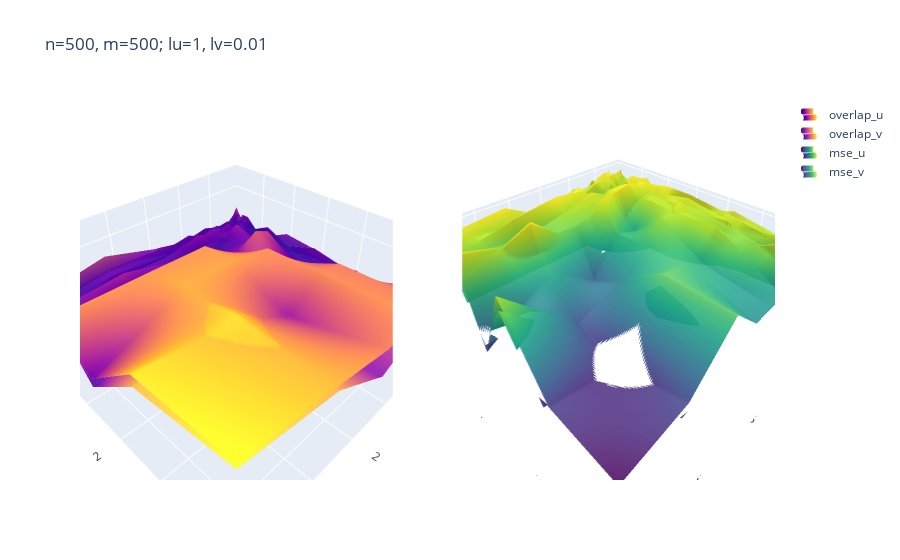

Write notebook code for a chart like this one.
### Code cell
# OVERLAP AND MSE RUN 2 _ U et V séparés!

from plotly.subplots import make_subplots

array_u_overlap, array_v_overlap=overlap_at_final_iteration_2.mean(axis=1).T

array_u_overlap=array_u_overlap.reshape(len(list_value_1),len(list_value_2))
array_v_overlap=array_v_overlap.reshape(len(list_value_1),len(list_value_2))
#array_v_overlap=array_v_overlap+0.1

array_u_mse, array_v_mse=mse_at_final_iteration_2.mean(axis=1).T

array_u_mse=array_u_mse.reshape(len(list_value_1),len(list_value_2))
array_v_mse=array_v_mse.reshape(len(list_value_1),len(list_value_2))
#array_v_mse=array_v_mse+0.1

fig = make_subplots(rows=1, cols=2, specs=[[{'type': 'surface'}, {'type': 'surface'}]])
fig.add_trace(go.Surface(z=array_u_overlap, x=list_value_2, y=list_value_1,
                         name="overlap_u", showscale=False),
             row=1, col=1)
fig.add_trace(go.Surface(z=array_v_overlap, x=list_value_2, y=list_value_1,
                         name="overlap_v", showscale=False, opacity=0.9),
             row=1, col=1)

fig.add_trace(go.Surface(z=array_u_mse, x=list_value_2, y=list_value_1,
                         name="mse_u", showscale=False, colorscale ='viridis'),
             row=1, col=2)
fig.add_trace(go.Surface(z=array_v_mse, x=list_value_2, y=list_value_1,
                         name="mse_v", showscale=False,colorscale ='viridis', opacity=0.9),
             row=1, col=2)

fig.update_layout(
    title=f"n={name_n_2}, m={name_m_2}; lu={lambda_u_val_2}, lv={lambda_v_val_2}",
)
fig.update_layout(scene = dict(
                    xaxis_title=name_value_2,
                    yaxis_title=name_value_1,
                    zaxis_title="overlap"),
                  scene2 = dict(
                    xaxis_title=name_value_2,
                    yaxis_title=name_value_1,
                    zaxis_title="mse"),
               autosize=False, width=1000, height=500)
fig.update_traces(showlegend=True)

fig.show()
path=f"C:/Users/Admin/Desktop/n={name_n_2}_m={name_m_2}_lu={lambda_u_val_2}_lv={lambda_v_val_2}_uv.html"
fig.write_html(path)
